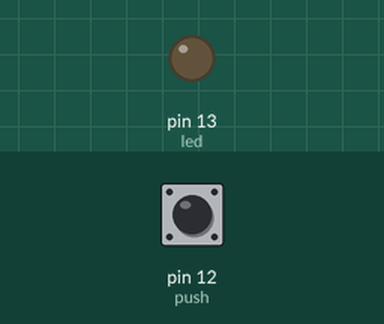
Recording of a sketch running on a simulated Arduino Uno, built with avr-gcc and run on an emulated ATmega328P. Shown: output pins drawn as LEDs (lit = HIGH). Inputs (shaded band) come from the test bench; at power-on: pin 12 (push) LOW.

Above: at 1.2 s.
1.3 s: pin 12 (push) pulled HIGH for 0.15 s
At 1.37 s:
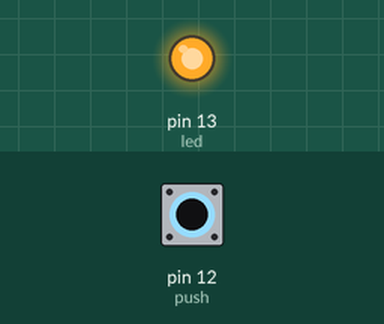
2.9 s: pin 12 (push) pulled HIGH for 3.2 s
At 7.2 s:
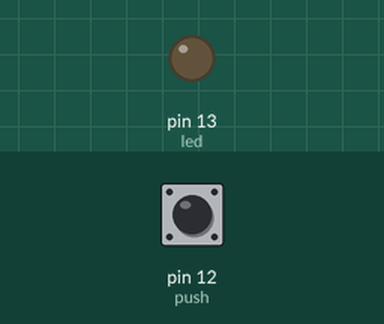
Timing chart, 0 to 8.7 s (numbered marks = the images above; inputs shaded):
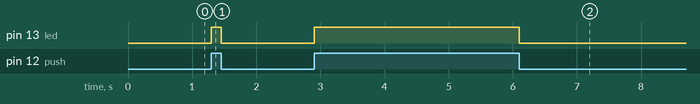

The sketch:

pushbutton.ino
```cpp
int led=13;
int push=12;
void setup() {
  pinMode(led,OUTPUT);
  pinMode(push,INPUT);
}

void loop() {
  if(digitalRead(push)==HIGH)
     digitalWrite(led,HIGH);
  else
     digitalWrite(led,LOW);
}
```

Measured:
- after the input at 1.3 s, pin 13 (led): LOW → HIGH at once, → LOW 0.15 s later
- after the input at 2.9 s, pin 13 (led): LOW → HIGH at once, → LOW 3.2 s later
